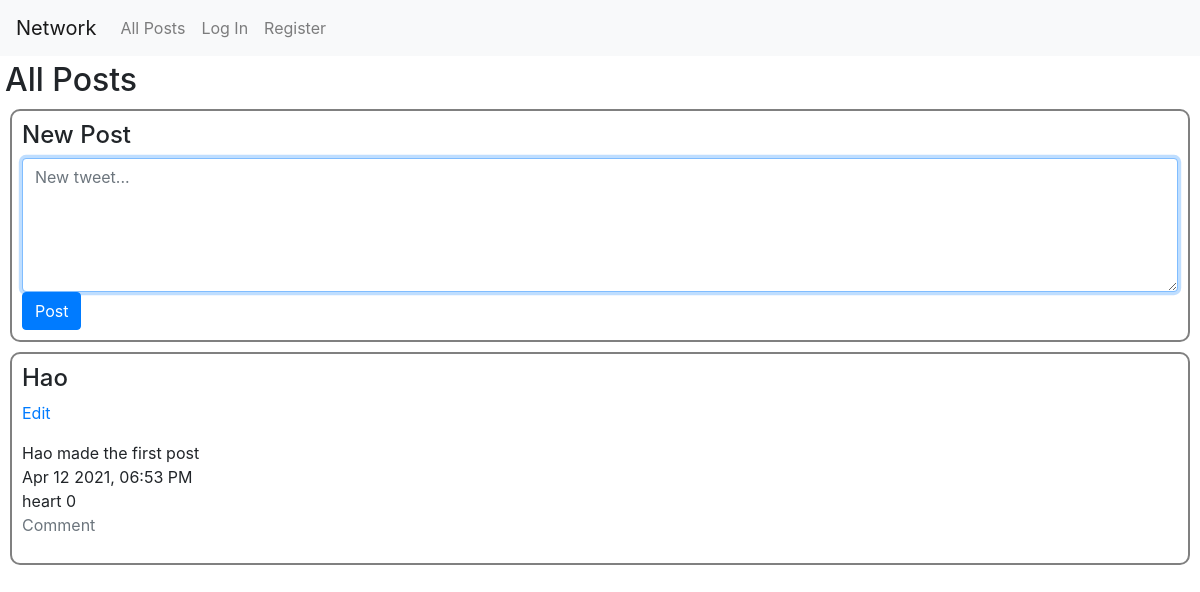
Before: / with the older database file.
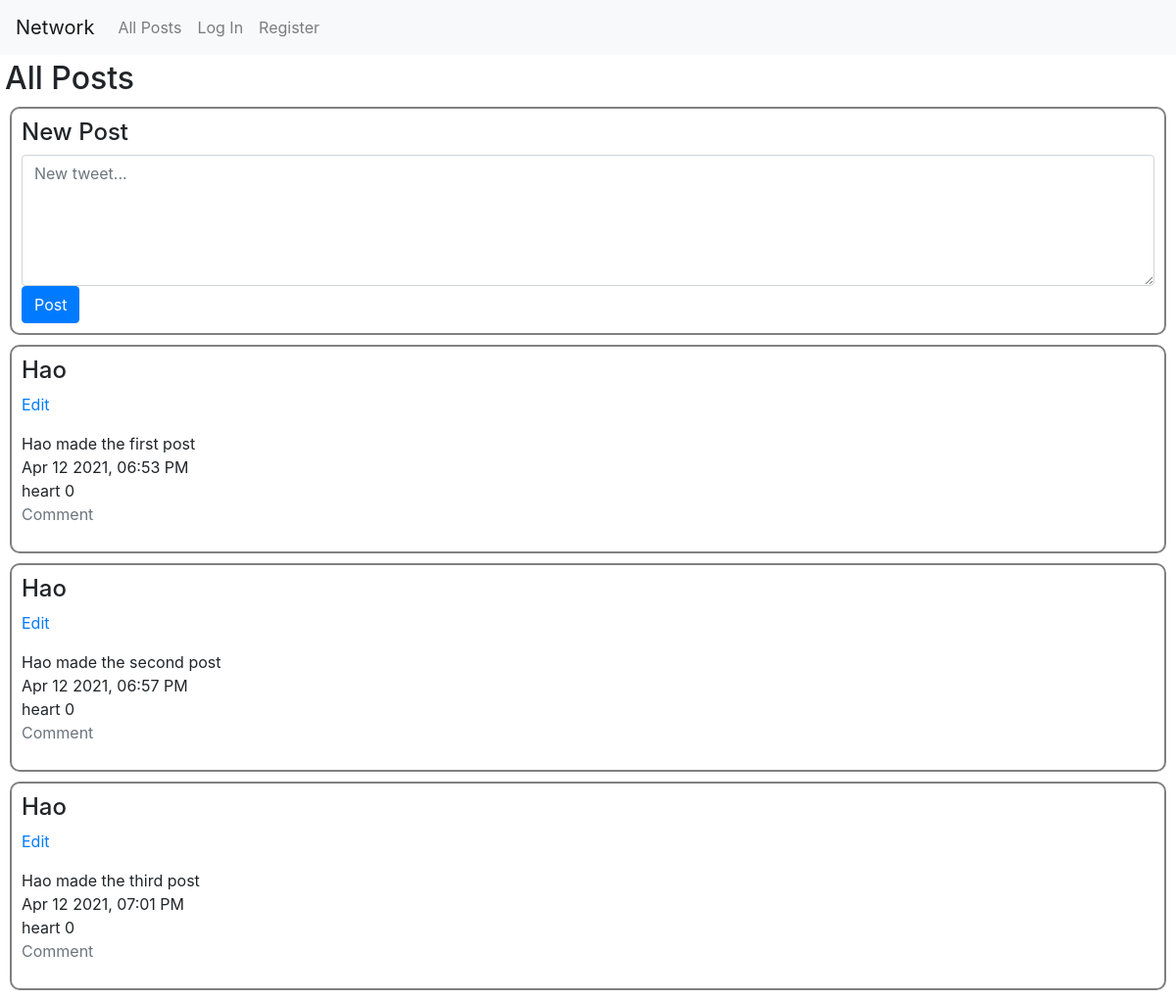
After: the same page with the newer database file.
### network/models.py (models this page shows, shortened)
class Tweet(models.Model):
    user = models.ForeignKey("User", on_delete=models.CASCADE, related_name="tweets_made")
    body = models.TextField(blank=True)
    likes = models.IntegerField()
    timestamp = models.DateTimeField(auto_now_add=True)

class User(AbstractUser):
    followers = models.ManyToManyField('self', symmetrical=False, related_name="following")
    followings = models.ManyToManyField('self', symmetrical=False, related_name="follower")

### network/views.py (the view)
# urls.py: path("", views.index, name="index"),
def index(request):
    posts = list(Tweet.objects.all())
    def get_timestamp(post):
        post.timestamp = post.timestamp.strftime("%b %d %Y, %I:%M %p")
        return post.timestamp
    posts.sort(key=get_timestamp)
    return render(request, "network/index.html", {
        "posts": posts
    })

### network/templates/network/index.html (shortened to what this page needs)
{% extends "network/layout.html" %}
{% block body %}
    <h2 class="title" >All Posts</h2>
    <form action="{% url 'newPost' %}" method="post" class="post-container" name="tweet_create">
        <h4>New Post</h4>
        <textarea class="form-control" autofocus type="text" placeholder="New tweet..." name="content" cols="15" rows="5"></textarea>
        <input class="btn btn-primary" type="submit" value="Post">
    </form>
    {% for post in posts %}
        <div id="all-posts" class="post-container">
            <h4>{{post.user.username}}</h4>
            <p class="text-primary">Edit</p>
            <div class="tweet-content">{{post.body}}</div>
            <div class="tweet-timestamp" class="text-secondary">{{post.timestamp}}</div>
            <div class="tweet-like">heart {{post.likes}}</div>
            <p class="text-secondary">Comment</p>
        </div>
    {% endfor %}
{% endblock %}

### network/templates/network/layout.html (shortened to what this page needs)
{% load static %}
<!DOCTYPE html>
<html lang="en">
    <head>
        <link rel="stylesheet" href="https://stackpath.bootstrapcdn.com/bootstrap/4.4.1/css/bootstrap.min.css">
        <link rel="stylesheet" href="{% static 'network/styles.css' %}">
    </head>
    <body>
        <nav class="navbar navbar-expand-lg navbar-light bg-light">
            <a class="navbar-brand" href="#">Network</a>
            <div>
              <ul class="navbar-nav mr-auto">
                <li class="nav-item">
                  <a class="nav-link" href="{% url 'index' %}">All Posts</a>
                </li>
                {% if user.is_authenticated %}
                    <li class="nav-item">
                        <a class="nav-link" href="#">Following</a>
                    </li>
                    <li class="nav-item">
                        <a class="nav-link" href="{% url 'logout' %}">Log Out</a>
                    </li>
                {% else %}
                    <li class="nav-item">
                        <a class="nav-link" href="{% url 'login' %}">Log In</a>
                    </li>
                    <li class="nav-item">
                        <a class="nav-link" href="{% url 'register' %}">Register</a>
                    </li>
                {% endif %}
              </ul>
            </div>
          </nav>
        <div class="body">
            {% block body %}
            {% endblock %}
        </div>
    </body>
</html>

### network/static/network/styles.css (style rules this page uses)
.post-container { border: solid 2px gray; border-radius: 10px; padding: 10px; margin: 10px; }
.title { padding-top: 5px; padding-left: 5px; }

Changed rows visible on the page:
added Tweet: user.username "Hao", body "Hao made the second post", timestamp "Apr 12 2021, 06:57 PM", likes "0"
added Tweet: user.username "Hao", body "Hao made the third post", timestamp "Apr 12 2021, 07:01 PM", likes "0"
